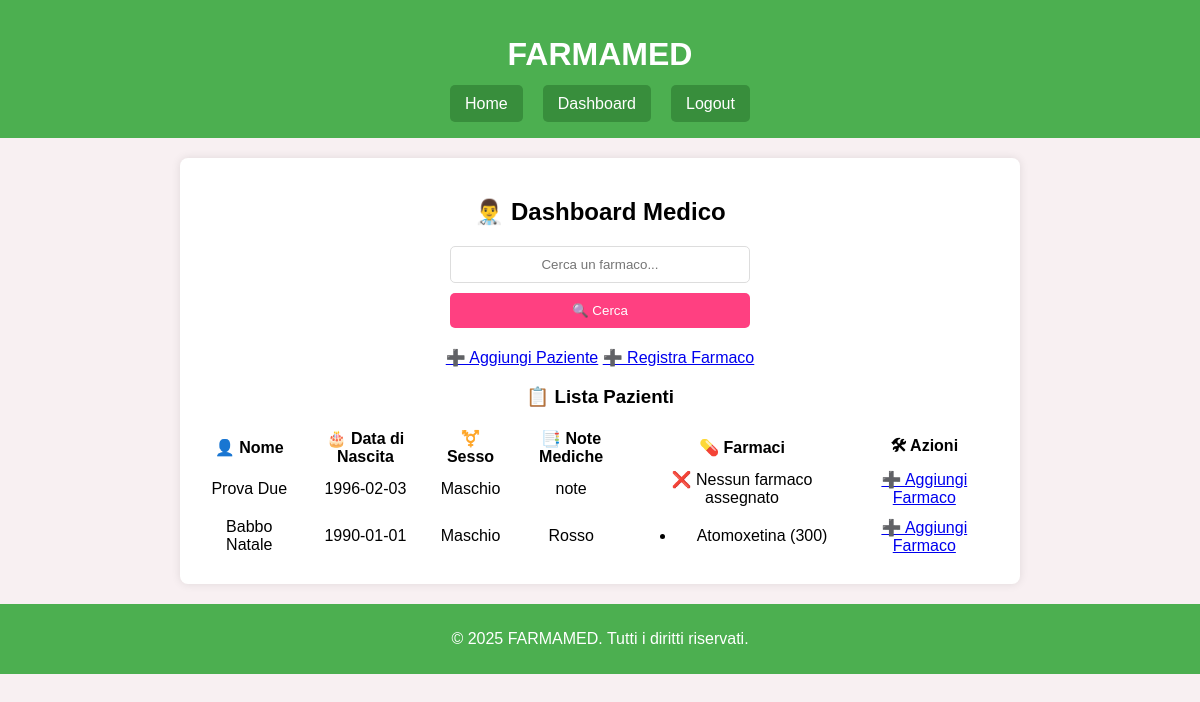
Before: /dashboard (signed in) with the older database file.
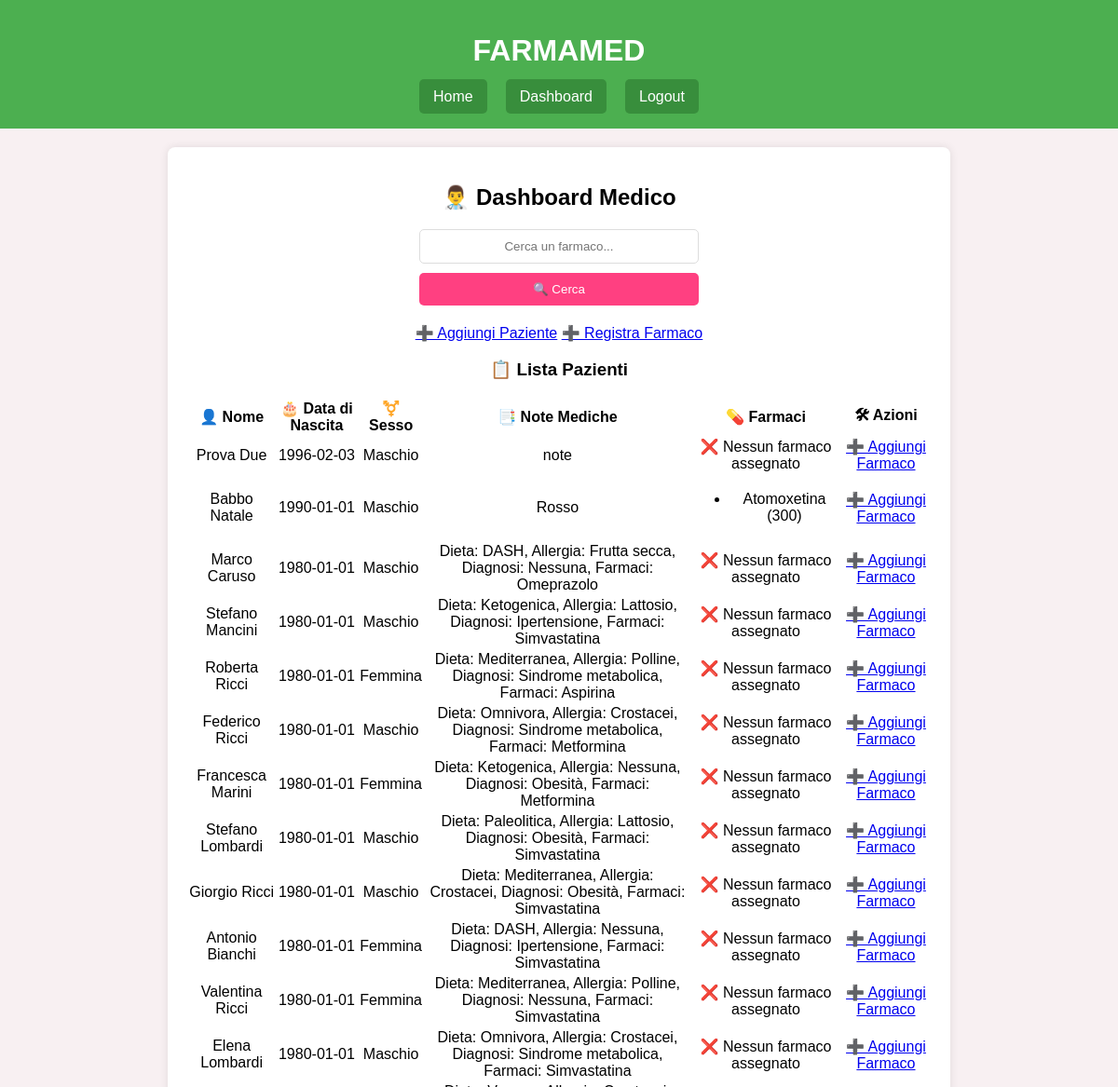
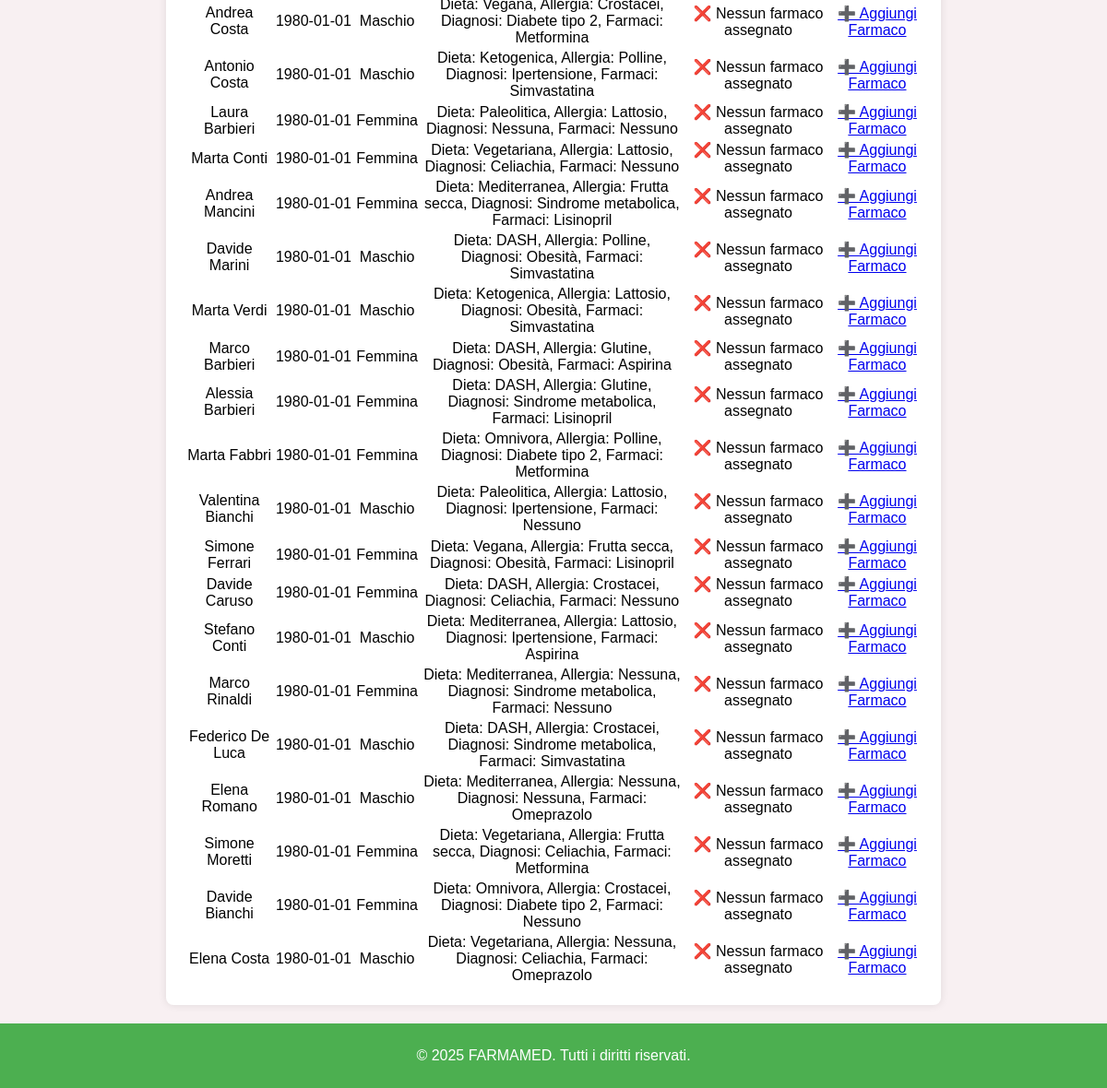
After: the same page with the newer database file (2 pictures, top to bottom).
### app.py (models this page shows)
class Paziente(db.Model):
    id = db.Column(db.Integer, primary_key=True)
    nome = db.Column(db.String(100), nullable=False)
    cognome = db.Column(db.String(100), nullable=False)
    data_nascita = db.Column(db.String(10), nullable=False)  # Formato YYYY-MM-DD
    sesso = db.Column(db.String(10), nullable=False)
    note_mediche = db.Column(db.Text, nullable=True)
    farmaci = db.relationship('Farmaco', backref='paziente', lazy=True)
    medico_id = db.Column(db.Integer, db.ForeignKey('medico.id'), nullable=False)

class Farmaco(db.Model):
    id = db.Column(db.Integer, primary_key=True)
    nome = db.Column(db.String(100), nullable=False)
    principio_attivo = db.Column(db.String(255), nullable=False)
    dose = db.Column(db.String(50), nullable=True)
    effetti_collaterali = db.Column(db.Text, nullable=True)
    paziente_id = db.Column(db.Integer, db.ForeignKey('paziente.id'), nullable=False)

### app.py (the view)
@app.route('/dashboard')
@login_required
def dashboard():
    pazienti = Paziente.query.filter_by(medico_id=current_user.id).all()
    return render_template('dashboard.html', pazienti=pazienti)

### app.py (called while the page is built)
@login_manager.user_loader
def load_user(user_id):
    return db.session.get(Medico, int(user_id))

### templates/dashboard.html
{% extends "base.html" %}
{% block content %}
    <h2>👨‍⚕️ Dashboard Medico</h2>
    <form action="{{ url_for('search') }}" method="POST" class="search-form">
        <input type="text" name="query" placeholder="Cerca un farmaco..." required>
        <button type="submit">🔍 Cerca</button>
    </form>
    <div class="dashboard-actions">
        <a href="{{ url_for('aggiungi_paziente') }}" class="btn">➕ Aggiungi Paziente</a>
        <a href="{{ url_for('aggiungi_farmaco') }}" class="btn">➕ Registra Farmaco</a>
    </div>
    <h3>📋 Lista Pazienti</h3>
    {% if pazienti %}
        <table class="patients-table">
            <thead>
                <tr>
                    <th>👤 Nome</th>
                    <th>🎂 Data di Nascita</th>
                    <th>⚧️ Sesso</th>
                    <th>📑 Note Mediche</th>
                    <th>💊 Farmaci</th>
                    <th>🛠 Azioni</th>
                </tr>
            </thead>
            <tbody>
                {% for paziente in pazienti %}
                <tr>
                    <td>{{ paziente.nome }} {{ paziente.cognome }}</td>
                    <td>{{ paziente.data_nascita }}</td>
                    <td>{{ paziente.sesso }}</td>
                    <td>{{ paziente.note_mediche if paziente.note_mediche else 'Nessuna' }}</td>
                    <td>
                        {% if paziente.farmaci %}
                            <ul>
                                {% for farmaco in paziente.farmaci %}
                                    <li>{{ farmaco.nome }} ({{ farmaco.dose }})</li>
                                {% endfor %}
                            </ul>
                        {% else %}
                            ❌ Nessun farmaco assegnato
                        {% endif %}
                    </td>
                    <td>
                        <a href="{{ url_for('aggiungi_farmaco') }}" class="btn-action">➕ Aggiungi Farmaco</a>
                    </td>
                </tr>
                {% endfor %}
            </tbody>
        </table>
    {% else %}
        <p>❌ Nessun paziente registrato.</p>
    {% endif %}
{% endblock %}

### templates/base.html (shortened to what this page needs)
<!DOCTYPE html>
<html lang="it">
<head>
    <link rel="stylesheet" href="{{ url_for('static', filename='style.css') }}">
</head>
<body>
    <header>
        <div class="logo-container">
            <h1>FARMAMED</h1>
        </div>
        <nav>
            <ul class="navbar">
                <li><a href="{{ url_for('index') }}">Home</a></li>
                {% if current_user.is_authenticated %}
                    <li><a href="{{ url_for('dashboard') }}">Dashboard</a></li>
                    <li><a href="{{ url_for('logout') }}">Logout</a></li>
                {% else %}
                    <li><a href="{{ url_for('login') }}">Login</a></li>
                    <li><a href="{{ url_for('register') }}">Registrati</a></li>
                {% endif %}
            </ul>
        </nav>
    </header>
    <main>
        {% block content %}{% endblock %}
    </main>
    <footer>
        <p>&copy; 2025 FARMAMED. Tutti i diritti riservati.</p>
    </footer>
</body>
</html>

### static/style.css (style rules this page uses)
body { font-family: Arial, sans-serif; margin: 0; padding: 0; background-color: #f8f0f2; text-align: center; }
header { background-color: #4caf50; color: white; padding: 15px 0; text-align: center; }
.navbar { list-style: none; padding: 0; margin: 10px 0; display: flex; justify-content: center; gap: 20px; }
.navbar a { text-decoration: none; color: white; background-color: #388e3c; padding: 10px 15px; border-radius: 5px; }
.search-form { display: flex; flex-direction: column; max-width: 300px; margin: 20px auto; }
.search-form input { padding: 10px; border: 1px solid #ddd; border-radius: 5px; margin-bottom: 10px; text-align: center; }
.search-form button { background-color: #ff4081; color: white; padding: 10px; border: none; cursor: pointer; border-radius: 5px; }
main { margin: 20px auto; padding: 20px; background: white; border-radius: 8px; box-shadow: 0 0 10px rgba(0, 0, 0, 0.1); max-width: 800px; }
footer { margin-top: 20px; background-color: #4caf50; color: white; padding: 10px; }

Changed rows visible on the page:
added Paziente: nome "Marco", cognome "Caruso", data_nascita "1980-01-01", sesso "Maschio", note_mediche "Dieta: DASH, Allergia: Frutta secca, Diagnosi: Nessuna, Farmaci: Omeprazolo", shows "❌ Nessun farmaco assegnato"
added Paziente: nome "Stefano", cognome "Mancini", data_nascita "1980-01-01", sesso "Maschio", note_mediche "Dieta: Ketogenica, Allergia: Lattosio, Diagnosi: Ipertensione, Farmaci: Simvastatina", shows "❌ Nessun farmaco assegnato"
added Paziente: nome "Roberta", cognome "Ricci", data_nascita "1980-01-01", sesso "Femmina", note_mediche "Dieta: Mediterranea, Allergia: Polline, Diagnosi: Sindrome metabolica, Farmaci: Aspirina", shows "❌ Nessun farmaco assegnato"
added Paziente: nome "Federico", cognome "Ricci", data_nascita "1980-01-01", sesso "Maschio", note_mediche "Dieta: Omnivora, Allergia: Crostacei, Diagnosi: Sindrome metabolica, Farmaci: Metformina", shows "❌ Nessun farmaco assegnato"
added Paziente: nome "Francesca", cognome "Marini", data_nascita "1980-01-01", sesso "Femmina", note_mediche "Dieta: Ketogenica, Allergia: Nessuna, Diagnosi: Obesità, Farmaci: Metformina", shows "❌ Nessun farmaco assegnato"
added Paziente: nome "Stefano", cognome "Lombardi", data_nascita "1980-01-01", sesso "Maschio", note_mediche "Dieta: Paleolitica, Allergia: Lattosio, Diagnosi: Obesità, Farmaci: Simvastatina", shows "❌ Nessun farmaco assegnato"
added Paziente: nome "Giorgio", cognome "Ricci", data_nascita "1980-01-01", sesso "Maschio", note_mediche "Dieta: Mediterranea, Allergia: Crostacei, Diagnosi: Obesità, Farmaci: Simvastatina", shows "❌ Nessun farmaco assegnato"
added Paziente: nome "Antonio", cognome "Bianchi", data_nascita "1980-01-01", sesso "Femmina", note_mediche "Dieta: DASH, Allergia: Nessuna, Diagnosi: Ipertensione, Farmaci: Simvastatina", shows "❌ Nessun farmaco assegnato"
added Paziente: nome "Valentina", cognome "Ricci", data_nascita "1980-01-01", sesso "Femmina", note_mediche "Dieta: Mediterranea, Allergia: Polline, Diagnosi: Nessuna, Farmaci: Simvastatina", shows "❌ Nessun farmaco assegnato"
added Paziente: nome "Elena", cognome "Lombardi", data_nascita "1980-01-01", sesso "Maschio", note_mediche "Dieta: Omnivora, Allergia: Crostacei, Diagnosi: Sindrome metabolica, Farmaci: Simvastatina", shows "❌ Nessun farmaco assegnato"
added Paziente: nome "Andrea", cognome "Costa", data_nascita "1980-01-01", sesso "Maschio", note_mediche "Dieta: Vegana, Allergia: Crostacei, Diagnosi: Diabete tipo 2, Farmaci: Metformina", shows "❌ Nessun farmaco assegnato"
added Paziente: nome "Antonio", cognome "Costa", data_nascita "1980-01-01", sesso "Maschio", note_mediche "Dieta: Ketogenica, Allergia: Polline, Diagnosi: Ipertensione, Farmaci: Simvastatina", shows "❌ Nessun farmaco assegnato"
added Paziente: nome "Laura", cognome "Barbieri", data_nascita "1980-01-01", sesso "Femmina", note_mediche "Dieta: Paleolitica, Allergia: Lattosio, Diagnosi: Nessuna, Farmaci: Nessuno", shows "❌ Nessun farmaco assegnato"
added Paziente: nome "Marta", cognome "Conti", data_nascita "1980-01-01", sesso "Femmina", note_mediche "Dieta: Vegetariana, Allergia: Lattosio, Diagnosi: Celiachia, Farmaci: Nessuno", shows "❌ Nessun farmaco assegnato"
added Paziente: nome "Andrea", cognome "Mancini", data_nascita "1980-01-01", sesso "Femmina", note_mediche "Dieta: Mediterranea, Allergia: Frutta secca, Diagnosi: Sindrome metabolica, Farmaci: Lisinopril", shows "❌ Nessun farmaco assegnato"
added Paziente: nome "Davide", cognome "Marini", data_nascita "1980-01-01", sesso "Maschio", note_mediche "Dieta: DASH, Allergia: Polline, Diagnosi: Obesità, Farmaci: Simvastatina", shows "❌ Nessun farmaco assegnato"
added Paziente: nome "Marta", cognome "Verdi", data_nascita "1980-01-01", sesso "Maschio", note_mediche "Dieta: Ketogenica, Allergia: Lattosio, Diagnosi: Obesità, Farmaci: Simvastatina", shows "❌ Nessun farmaco assegnato"
added Paziente: nome "Marco", cognome "Barbieri", data_nascita "1980-01-01", sesso "Femmina", note_mediche "Dieta: DASH, Allergia: Glutine, Diagnosi: Obesità, Farmaci: Aspirina", shows "❌ Nessun farmaco assegnato"
added Paziente: nome "Alessia", cognome "Barbieri", data_nascita "1980-01-01", sesso "Femmina", note_mediche "Dieta: DASH, Allergia: Glutine, Diagnosi: Sindrome metabolica, Farmaci: Lisinopril", shows "❌ Nessun farmaco assegnato"
added Paziente: nome "Marta", cognome "Fabbri", data_nascita "1980-01-01", sesso "Femmina", note_mediche "Dieta: Omnivora, Allergia: Polline, Diagnosi: Diabete tipo 2, Farmaci: Metformina", shows "❌ Nessun farmaco assegnato"
added Paziente: nome "Valentina", cognome "Bianchi", data_nascita "1980-01-01", sesso "Maschio", note_mediche "Dieta: Paleolitica, Allergia: Lattosio, Diagnosi: Ipertensione, Farmaci: Nessuno", shows "❌ Nessun farmaco assegnato"
added Paziente: nome "Simone", cognome "Ferrari", data_nascita "1980-01-01", sesso "Femmina", note_mediche "Dieta: Vegana, Allergia: Frutta secca, Diagnosi: Obesità, Farmaci: Lisinopril", shows "❌ Nessun farmaco assegnato"
added Paziente: nome "Davide", cognome "Caruso", data_nascita "1980-01-01", sesso "Femmina", note_mediche "Dieta: DASH, Allergia: Crostacei, Diagnosi: Celiachia, Farmaci: Nessuno", shows "❌ Nessun farmaco assegnato"
added Paziente: nome "Stefano", cognome "Conti", data_nascita "1980-01-01", sesso "Maschio", note_mediche "Dieta: Mediterranea, Allergia: Lattosio, Diagnosi: Ipertensione, Farmaci: Aspirina", shows "❌ Nessun farmaco assegnato"
added Paziente: nome "Marco", cognome "Rinaldi", data_nascita "1980-01-01", sesso "Femmina", note_mediche "Dieta: Mediterranea, Allergia: Nessuna, Diagnosi: Sindrome metabolica, Farmaci: Nessuno", shows "❌ Nessun farmaco assegnato"
added Paziente: nome "Federico De", cognome "Luca", data_nascita "1980-01-01", sesso "Maschio", note_mediche "Dieta: DASH, Allergia: Crostacei, Diagnosi: Sindrome metabolica, Farmaci: Simvastatina", shows "❌ Nessun farmaco assegnato"
added Paziente: nome "Elena", cognome "Romano", data_nascita "1980-01-01", sesso "Maschio", note_mediche "Dieta: Mediterranea, Allergia: Nessuna, Diagnosi: Nessuna, Farmaci: Omeprazolo", shows "❌ Nessun farmaco assegnato"
added Paziente: nome "Simone", cognome "Moretti", data_nascita "1980-01-01", sesso "Femmina", note_mediche "Dieta: Vegetariana, Allergia: Frutta secca, Diagnosi: Celiachia, Farmaci: Metformina", shows "❌ Nessun farmaco assegnato"
added Paziente: nome "Davide", cognome "Bianchi", data_nascita "1980-01-01", sesso "Femmina", note_mediche "Dieta: Omnivora, Allergia: Crostacei, Diagnosi: Diabete tipo 2, Farmaci: Nessuno", shows "❌ Nessun farmaco assegnato"
added Paziente: nome "Elena", cognome "Costa", data_nascita "1980-01-01", sesso "Maschio", note_mediche "Dieta: Vegetariana, Allergia: Nessuna, Diagnosi: Celiachia, Farmaci: Omeprazolo", shows "❌ Nessun farmaco assegnato"
